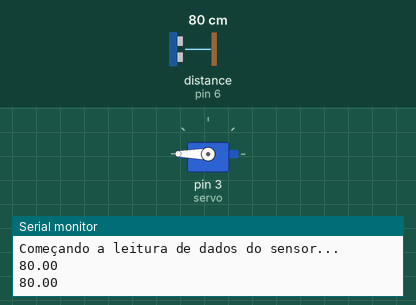
Simulated run of this sketch. Board: Arduino Uno, built with avr-gcc and run on an emulated ATmega328P. Shown: servo, the last lines printed to the serial monitor. The inputs (shaded band) are chosen by the test bench; at power-on: distance to the obstacle (sensor on pin 6) 80 cm. The echo pulse lasts 58.3 µs per cm.

Above: at 4.5 s.
4.6 s: distance to the obstacle (sensor on pin 6) set to 18 cm
At 4.89 s:
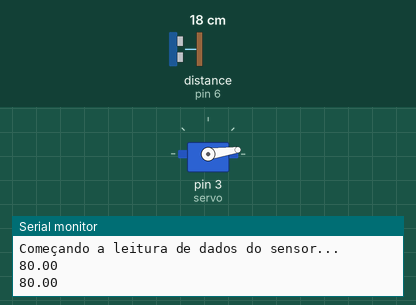
9.2 s: distance to the obstacle (sensor on pin 6) set to 15 cm
At 9.52 s:
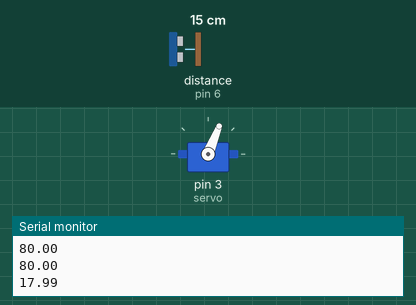
At 10.12 s:
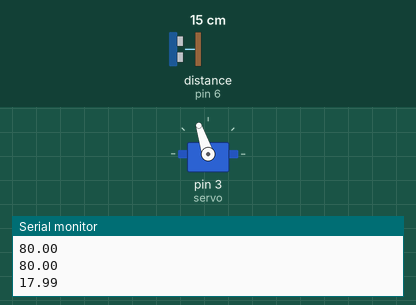
Timing chart, 0 to 12.7 s (numbered marks = the images above; inputs shaded):
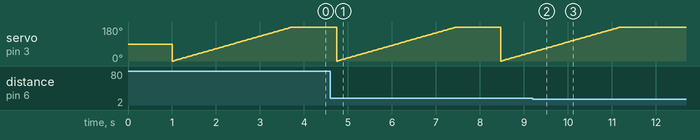

Measured:
- the behaviour switches between 17 and 16 cm on distance to the obstacle (sensor on pin 6) (found by bisection; images 1 and 2)
- after the input at 9.2 s, servo on pin 3 (servo): goes on until 11.2 s, then stays 180°
- by itself, servo on pin 3 (servo): ramps from 0° to 180° and jumps back, once every 3.7 s

The sketch:

alimentacao.ino
```cpp
#include <Servo.h>
#include <Ultrasonic.h>
#define trigger  5
#define echo 6

Servo servo;
Ultrasonic sensor(trigger,echo);

void setup()
{
 servo.attach(3);
 Serial.begin(9600);
 Serial.println("Começando a leitura de dados do sensor...");

}

void loop(){
  float cmMsec;
  int pos=0;
  long microsec = sensor.timing();
  cmMsec = sensor.convert(microsec, Ultrasonic::CM);
  Serial.println(cmMsec);
  delay(1000);
  if (cmMsec >= 16.00){
   for (pos = 0; (pos <= 180 && cmMsec>16);pos += 1) {
    servo.write(pos);

     delay(15);}
     for (pos = 80; (pos >= 180 && cmMsec<16); pos -= 1) {
    servo.write(pos);

       delay(15);  }
  }
  else {

    Serial.println("Cheio!");

    }
}
```
